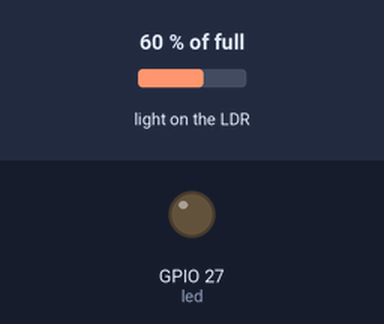
A program run on a simulated Raspberry Pi (BCM pin numbers). Shown: output pins drawn as LEDs (lit = HIGH). The inputs (shaded band) are chosen by the test bench; at power-on: light on the LDR 60 % of full.

Above: at 1.2 s.
1.3 s: light on the LDR set to 12 % of full
2.9 s: light on the LDR set to 9 % of full
At 3.6 s:
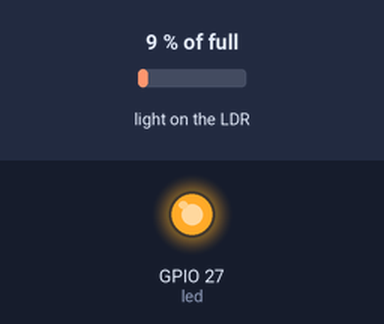
4.7 s: light on the LDR set to 25 % of full
At 5.9 s:
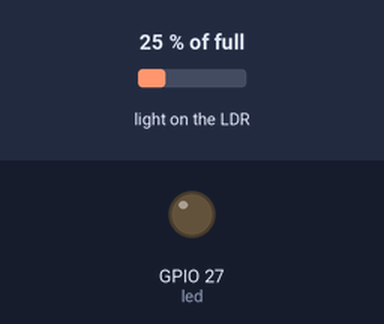
6.2 s: light on the LDR set to 2 % of full
At 7.3 s:
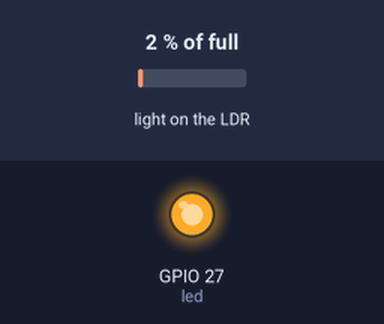
Timing chart, 0 to 9.0 s (numbered marks = the images above; inputs shaded):
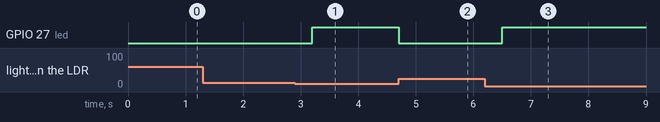

The program:

gpiozero_.py
```python
from gpiozero import LightSensor, LED
from signal import pause

# LDR: Light Dependent Resistor , When it is dark, the LED turns on

sensor = LightSensor(17)
led = LED(27)

sensor.when_dark = led.on
sensor.when_light = led.off

pause()
```

Measured:
- the behaviour switches between 11 and 10 % of full on light on the LDR (found by bisection; images 0 and 1)
- after the input at 1.3 s, every drawn part: stays the same
- after the input at 2.9 s, GPIO 27 (led): LOW → HIGH after 0.30 s
- after the input at 4.7 s, GPIO 27 (led): HIGH → LOW at once
- after the input at 6.2 s, GPIO 27 (led): LOW → HIGH after 0.30 s
